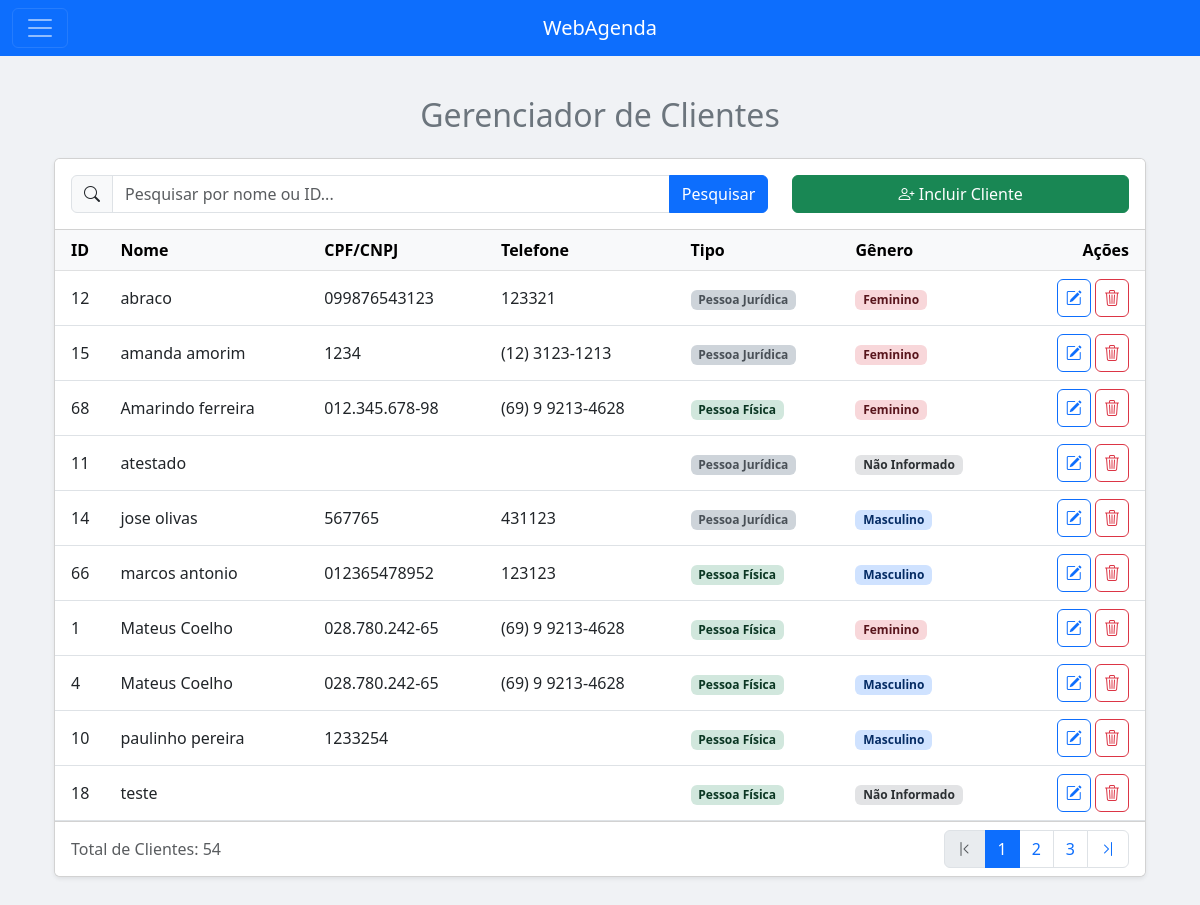
The page /Scripts/agenda.php?menuop=clientes (signed in) on the database as committed earlier.
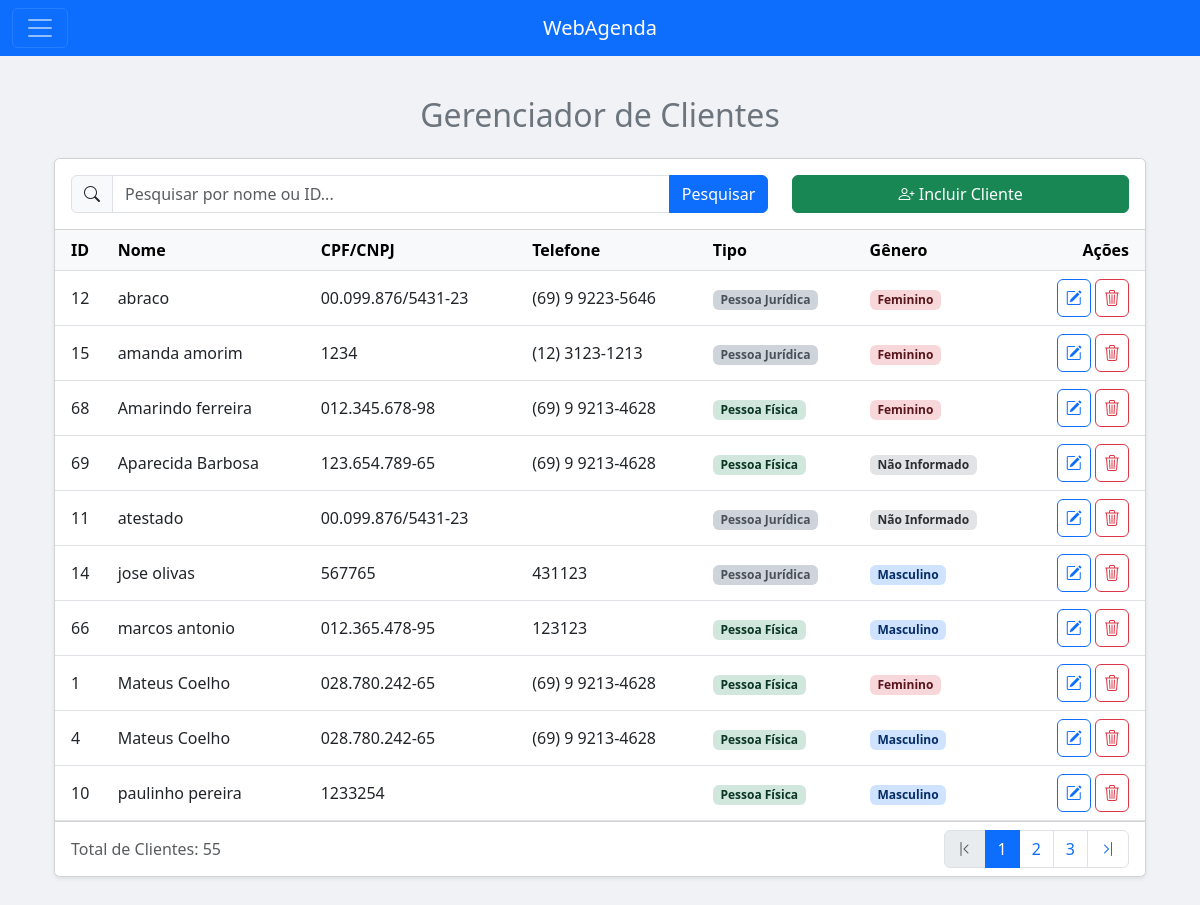
The same page on the database as committed later.
### tables this page shows
CREATE TABLE IF NOT EXISTS `pessoas` (
  `id_pessoa` int NOT NULL AUTO_INCREMENT,
  `nome` varchar(100) NOT NULL,
  `cpfcnpj` varchar(20) NOT NULL,
  `rgie` varchar(20) DEFAULT NULL,
  `nasc` date DEFAULT NULL,
  `f_j` smallint DEFAULT NULL COMMENT '0-Pessoa Fisica, 1-Pessoa Juridica',
  `tipopessoa` smallint DEFAULT NULL COMMENT '0-Usuario, 1-Cliente, 2-Medico',
  `email` varchar(50) DEFAULT NULL,
  `telefone` varchar(50) DEFAULT NULL,
  `genero` char(1) DEFAULT NULL COMMENT 'M-Masculino, F-Feminino, N-Não Identificado',
  `excluido` tinyint(1) DEFAULT NULL,
  PRIMARY KEY (`id_pessoa`)
);

### Scripts/funcoes.php (called while the page is built, shortened)
<?php
function formatarCpfCnpj($numero) {
    $numero = preg_replace('/\D/', '', $numero);
    if (strlen($numero) === 11) {
        return preg_replace('/^(\d{3})(\d{3})(\d{3})(\d{2})$/', '$1.$2.$3-$4', $numero);
    } elseif (strlen($numero) === 14) {
        return preg_replace('/^(\d{2})(\d{3})(\d{3})(\d{4})(\d{2})$/', '$1.$2.$3/$4-$5', $numero);
    }
    return $numero;
}
function formatarTelefone($telefone) {
    $telefone = preg_replace('/\D/', '', $telefone);
    if (strlen($telefone) === 11) {
        return preg_replace('/^(\d{2})(\d{1})(\d{4})(\d{4})$/', '($1) $2 $3-$4', $telefone);
    } elseif (strlen($telefone) === 10) {
        return preg_replace('/^(\d{2})(\d{4})(\d{4})$/', '($1) $2-$3', $telefone);
    }
    return $telefone;
}
?>

### Scripts/clientes.php (the view, shortened to what this page needs)
<?php
include_once("conexao.php");
include_once("funcoes.php");
?>
<!DOCTYPE html>
<html lang="pt">
<head>
    <link href="https://cdn.jsdelivr.net/npm/bootstrap@5.3.0/dist/css/bootstrap.min.css" rel="stylesheet">
    <link rel="stylesheet" href="https://cdn.jsdelivr.net/npm/bootstrap-icons@1.11.3/font/bootstrap-icons.min.css">
</head>
<body style="background-color: #f0f2f5;">
<div class="container mt-4 mb-5">
    <header class="mb-4">
        <h2 class="text-center text-secondary">Gerenciador de Clientes</h2>
    </header>
    <div class="card shadow-sm">
        <div class="card-header bg-white p-3">
            <div class="row align-items-center">
                <div class="col-12 col-md-8 mb-3 mb-md-0">
                    <form action="agenda.php?menuop=clientes" method="post">
                        <div class="input-group">
                            <span class="input-group-text"><i class="bi bi-search"></i></span>
                            <input class="form-control" type="text" name="pesquisa" placeholder="Pesquisar por nome ou ID..." value="<?= htmlspecialchars($_POST['pesquisa'] ?? '') ?>">
                            <button class="btn btn-primary" type="submit">Pesquisar</button>
                        </div>
                    </form>
                </div>
                <div class="col-12 col-md-4 text-md-end">
                    <a href="agenda.php?menuop=cadastrocliente" class="btn btn-success w-100 w-md-auto">
                        <i class="bi bi-person-plus"></i> Incluir Cliente
                    </a>
                </div>
            </div>
        </div>
        <div class="card-body p-0">
            <div class="table-responsive">
                <table class="table table-hover mb-0">
                    <thead class="table-light">
                        <tr>
                            <th class="ps-3">ID</th>
                            <th>Nome</th>
                            <th>CPF/CNPJ</th>
                            <th>Telefone</th> <th>Tipo</th>
                            <th>Gênero</th>
                            <th class="text-end pe-3">Ações</th>
                        </tr>
                    </thead>
                    <tbody>
                        <?php
                        $quantidade = 10;
                        $pagina = (isset($_GET['pagina'])) ? (int)$_GET['pagina'] : 1;
                        $inicio = ($quantidade * $pagina) - $quantidade;
                        $pesquisa = $_POST["pesquisa"] ?? "";
                        $sql = "SELECT id_pessoa, nome, cpfcnpj, telefone, nasc, f_j, genero,
                                CASE WHEN f_j = 0 THEN 'Pessoa Física' WHEN f_j = 1 THEN 'Pessoa Jurídica' END AS 'tipagem_pessoa',
                                CASE WHEN genero = 'M' THEN 'Masculino' WHEN genero = 'F' THEN 'Feminino' WHEN genero = 'N' THEN 'Não Informado' END AS 'genero_texto',
                                DATE_FORMAT(nasc, '%d/%m/%Y') as data_nasc
                                FROM pessoas
                                WHERE (excluido <> 1) AND tipopessoa = 1 AND (id_pessoa = ? OR nome LIKE ?)
                                ORDER BY nome ASC
                                LIMIT ?, ?";
                        $stmt = mysqli_prepare($conexao, $sql);
                        $termo_pesquisa = "%" . $pesquisa . "%";
                        mysqli_stmt_bind_param($stmt, 'ssii', $pesquisa, $termo_pesquisa, $inicio, $quantidade);
                        mysqli_stmt_execute($stmt);
                        $RS = mysqli_stmt_get_result($stmt);
                        if (mysqli_num_rows($RS) > 0) {
                            foreach ($RS as $dados) {
                                $badge_genero_cor = 'bg-secondary-subtle text-secondary-emphasis';
                                if ($dados['genero'] == 'M') {
                                    $badge_genero_cor = 'bg-primary-subtle text-primary-emphasis';
                                } elseif ($dados['genero'] == 'F') {
                                    $badge_genero_cor = 'bg-danger-subtle text-danger-emphasis';
                                }
                                $badge_pessoa_cor = ($dados['f_j'] == 0)
                                    ? 'bg-success-subtle text-success-emphasis'
                                    : 'bg-dark-subtle text-dark-emphasis';
                                echo "<tr>";
                                echo "<td class='ps-3'>" . htmlspecialchars($dados['id_pessoa']) . "</td>";
                                echo "<td>" . htmlspecialchars($dados['nome']) . "</td>";
                                echo "<td>" . htmlspecialchars(formatarCpfCnpj($dados['cpfcnpj'])) . "</td>";
                                echo "<td>" . htmlspecialchars(formatarTelefone($dados['telefone'])) . "</td>";
                                echo "<td><span class='badge " . $badge_pessoa_cor . "'>" . htmlspecialchars($dados['tipagem_pessoa']) . "</span></td>";
                                echo "<td><span class='badge " . $badge_genero_cor . "'>" . htmlspecialchars($dados['genero_texto']) . "</span></td>";
                                echo "<td class='text-end pe-3'>
                                        <a href='agenda.php?menuop=editarcliente&idcli=" . $dados['id_pessoa'] . "' class='btn btn-outline-primary btn-icon' title='Alterar'>
                                            <i class='bi bi-pencil-square'></i>
                                        </a>
                                        <a href='agenda.php?menuop=excluircliente&idcli=" . $dados['id_pessoa'] . "' class='btn btn-outline-danger btn-icon btn-excluir' title='Excluir'>
                                            <i class='bi bi-trash3'></i>
                                        </a>
                                      </td>";
                                echo "</tr>";
                            }
                        } else {
                            echo "<tr><td colspan='7' class='text-center p-4'>Nenhum cliente encontrado.</td></tr>";
                        }
                        ?>
                    </tbody>
                </table>
            </div>
        </div>
        <?php
        $sqltotal = "SELECT COUNT(id_pessoa) as total FROM pessoas WHERE (excluido <> 1) AND tipopessoa = 1 AND (id_pessoa = ? OR nome LIKE ?)";
        $stmt_total = mysqli_prepare($conexao, $sqltotal);
        mysqli_stmt_bind_param($stmt_total, 'ss', $pesquisa, $termo_pesquisa);
        mysqli_stmt_execute($stmt_total);
        $rs_total = mysqli_stmt_get_result($stmt_total);
        $row_total = mysqli_fetch_assoc($rs_total);
        $numtotal = $row_total['total'];
        $totalpagina = ceil($numtotal / $quantidade);
        if ($totalpagina > 1):
        ?>
        <div class="card-footer bg-white d-flex justify-content-between align-items-center">
            <span class="text-muted">Total de Clientes: <?= $numtotal ?></span>
            <nav aria-label="Navegação da página">
                <ul class="pagination mb-0">
                    <?php
                    echo "<li class='page-item " . ($pagina == 1 ? 'disabled' : '') . "'><a class='page-link' href='?menuop=clientes&pagina=1'><i class='bi bi-chevron-bar-left'></i></a></li>";
                    for ($i = 1; $i <= $totalpagina; $i++) {
                        if ($i >= ($pagina - 2) && $i <= ($pagina + 2)) {
                            echo "<li class='page-item " . ($i == $pagina ? 'active' : '') . "'><a class='page-link' href='?menuop=clientes&pagina=$i'>$i</a></li>";
                        }
                    }
                    echo "<li class='page-item " . ($pagina == $totalpagina ? 'disabled' : '') . "'><a class='page-link' href='?menuop=clientes&pagina=$totalpagina'><i class='bi bi-chevron-bar-right'></i></a></li>";
                    ?>
                </ul>
            </nav>
        </div>
        <?php endif; ?>
    </div>
</div>
</body>
</html>

### Scripts/agenda.php (shortened to what this page needs)
<?php
include_once("conexao.php");
?>
<!DOCTYPE html>
<html lang="pt-br">
<head>
    <link href="https://cdn.jsdelivr.net/npm/bootstrap@5.3.2/dist/css/bootstrap.min.css" rel="stylesheet">
</head>
<header>
    <nav class="navbar navbar-dark bg-primary fixed-top">
        <div class="container-fluid">
            <button class="navbar-toggler" type="button" data-bs-toggle="offcanvas" data-bs-target="#menuLateral" aria-controls="menuLateral">
                <span class="navbar-toggler-icon"></span>
            </button>
            <a class="navbar-brand mx-auto" href="agenda.php?menuop=home">WebAgenda</a>
        </div>
    </nav>
</header>
<body>
    <header>
        <?php
            require_once('icone_menu.php');
        ?>
    </header>
    <main class="container">
        <?php
            $menuop = (isset($_GET['menuop'])) ? $_GET['menuop'] : 'agendamento';
            switch ($menuop) {
                case 'clientes':
                    include("clientes.php");
                    break;
            }
        ?>
    </main>
</body>
</html>

### Scripts/icone_menu.php (shortened to what this page needs)
<button class="btn btn-success m-3" type="button" data-bs-toggle="offcanvas" data-bs-target="#menuLateral" aria-controls="menuLateral">
</button>

### Scripts/clientes.php (style rules this page uses)
.table td, .table th { vertical-align: middle; }
.btn-icon { padding: .375rem .5rem; font-size: 1rem; }

Rows that differ between the two databases and show on the page:
no longer on this page (row unchanged): pessoas: id_pessoa "18", nome "teste", tipagem_pessoa "Pessoa Física", genero_texto "Não Informado"
changed pessoas "abraco": cpfcnpj "099876543123" → "00.099.876/5431-23"; telefone "123321" → "(69) 9 9223-5646"
added pessoas: id_pessoa "69", nome "Aparecida Barbosa", cpfcnpj "123.654.789-65", telefone "(69) 9 9213-4628", tipagem_pessoa "Pessoa Física", genero_texto "Não Informado"
changed pessoas "atestado": cpfcnpj (not shown) → "00.099.876/5431-23"
changed pessoas "marcos antonio": cpfcnpj "012365478952" → "012.365.478-95"
Other text that changed with them:
$numtotal: "54" → "55"
